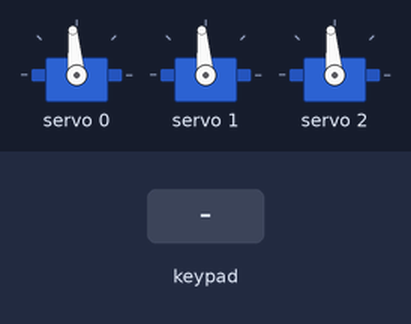
Recording of a sketch running on a simulated Arduino Uno, built with avr-gcc and run on an emulated ATmega328P. Shown: 3 × servo. The test bench sets the inputs (shaded band). What the sketch prints to the serial monitor is not drawn.

Above: at 1.2 s.
1.3 s: key 'U' pressed
At 2.7 s:
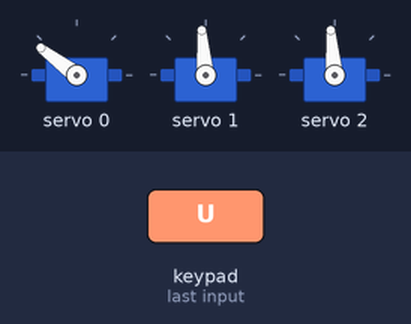
3.3 s: key 'D' pressed
At 4.9 s:
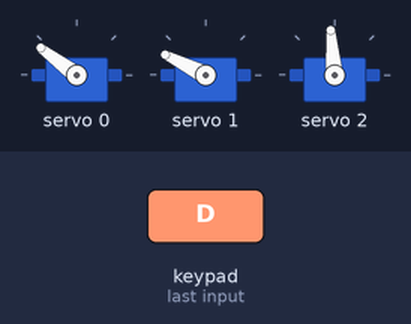
5.4 s: key 'L' pressed
At 5.88 s:
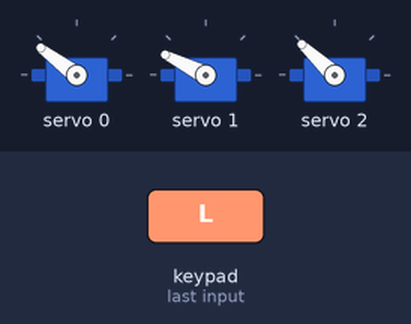
8.4 s: key 'D' pressed
At 9.6 s:
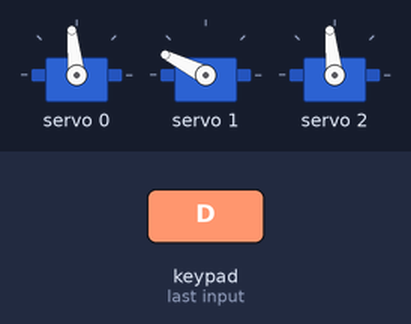
10.5 s: key 'R' pressed
At 10.98 s:
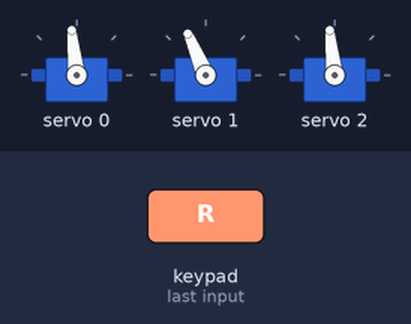
12.6 s: key 'L' pressed
At 13.08 s:
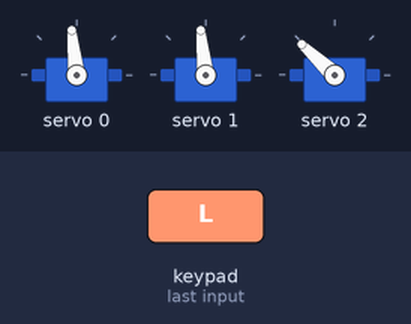
Timing chart, 0 to 18.1 s (numbered marks = the images above; inputs shaded):
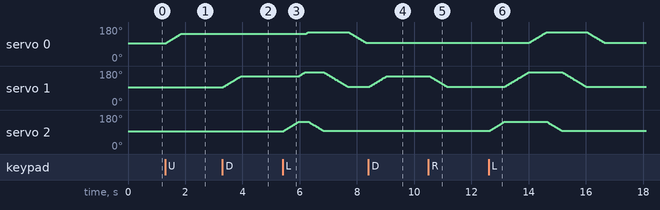

The sketch:

Prototype_leg_with_individual_servo.ino
```cpp
#include <Wire.h>
#include <Adafruit_PWMServoDriver.h>
#define CUSTOM_SETTINGS
#define INCLUDE_GAMEPAD_MODULE
#include <Dabble.h>

// called this way, it uses the default address 0x40
Adafruit_PWMServoDriver pwm = Adafruit_PWMServoDriver();
#define SERVOMIN  150 // This is the 'minimum' pulse length count (out of 4096)
#define SERVOMAX  600 // This is the 'maximum' pulse length count (out of 4096)
#define SERVO_FREQ 60 // Analog servos run at ~50 Hz updates

// our servo # counter
const int servoCount = 3;
const int servoPins[] = {0, 1, 2};

int defaultPositions[servoCount] = {90, 90, 90};
int servoAngles[servoCount];

void setup() {
  Serial.begin(9600);
  Serial.println("8 channel Servo test!");
  Dabble.begin(9600);

  pwm.begin();

  pwm.setOscillatorFrequency(27000000);
  pwm.setPWMFreq(SERVO_FREQ);  // Analog servos run at ~50 Hz updates

  for (int i = 0; i < servoCount; i++)
  {
    servoAngles[i] = defaultPositions[i];
    pwm.setPWM(servoPins[i], 0, angleToPulse(servoAngles[i]));
  }
  delay(10);
}

void loop() {
   Dabble.processInput();             //this function is used to refresh data obtained from smartphone.Hence calling this function is mandatory in order to get data properly from your mobile.
  Serial.print("KeyPressed: ");
  if (GamePad.isUpPressed())
  {
    moveServo(0,140);
    Serial.print("UP");
  }

  if (GamePad.isDownPressed())
  {
    moveServo(1,150);
    Serial.print("DOWN");
  }

  if (GamePad.isLeftPressed())
  {
    moveServo(2,140);
    moveServo(1,170);
    moveServo(0,150);
    moveServo(2,90);
    moveServo(1,90);
    moveServo(0,90);


    Serial.print("Left");
  }
   if (GamePad.isRightPressed())
  {
    moveServo(0,90);
    moveServo(1,90);
    moveServo(2,90);

    Serial.print("Right");
  }

}

void moveServo(int servoIndex, int targetAngle)
{
  // Smoothly move the servo to the target angle
  for (int i = servoAngles[servoIndex]; i != targetAngle; i += (targetAngle > i) ? 1 : -1)
  {
    servoAngles[servoIndex] = i;
    pwm.setPWM(servoPins[servoIndex], 0, angleToPulse(i));
    delay(10); // Adjust the delay for smoother motion
  }
}
void setDefaultPositions()
{
  // Set all servos to their default positions
  for (int i = 0; i < servoCount; i++)
  {
    moveServo(i, defaultPositions[i]);
  }
}

int angleToPulse(int angle)
{
  // Convert angle to servo pulse length
  return map(angle, 0, 180, SERVOMIN, SERVOMAX);
}
```

Measured:
- after the input at 1.3 s, servo 0: moves from 95° to 143° over 0.51 s, starting at once
- after the input at 3.3 s, servo 1: moves from 95° to 153° over 0.63 s, starting at once
- after the input at 5.4 s, servo 0: rises from 143° to 153° in 0.10 s, then falls to 96° in 2.0 s; servo 1: rises from 153° to 173° in 0.19 s, then falls to 96° in 1.5 s; servo 2: rises from 95° to 143° in 0.51 s, then falls to 96° in 0.89 s
- after the input at 8.4 s, servo 1: moves from 96° to 153° over 0.62 s, starting at once
- after the input at 10.5 s, servo 1: moves from 153° to 96° over 0.62 s, starting at once
- after the input at 12.6 s, servo 0: rises from 96° to 153° in 0.61 s, then falls to 96° in 2.0 s; servo 1: rises from 96° to 173° in 0.82 s, then falls to 96° in 2.0 s; servo 2: rises from 96° to 143° in 0.50 s, then falls to 96° in 2.0 s
